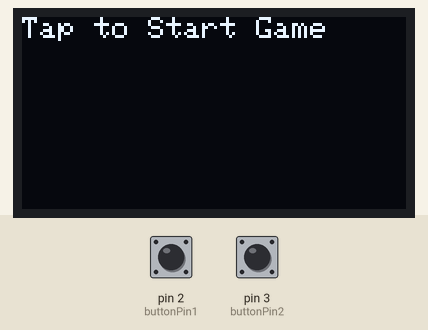
This sketch was run on a simulated Arduino Uno, built with avr-gcc and run on an emulated ATmega328P. Parts: 128×64 one-colour display. The test bench sets the inputs (shaded band); at power-on: pin 2 (buttonPin1) HIGH, pin 3 (buttonPin2) HIGH.

Above: at 1.2 s.
1.3 s: pin 2 (buttonPin1) pulled LOW for 0.15 s
At 2.3 s:
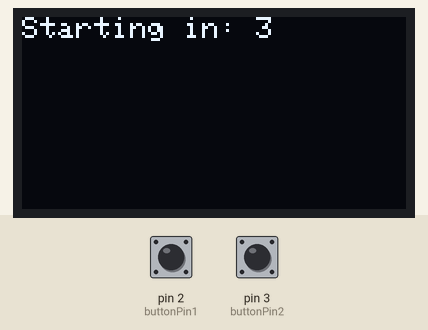
7.4 s: pin 3 (buttonPin2) pulled LOW for 0.15 s
At 8.4 s:
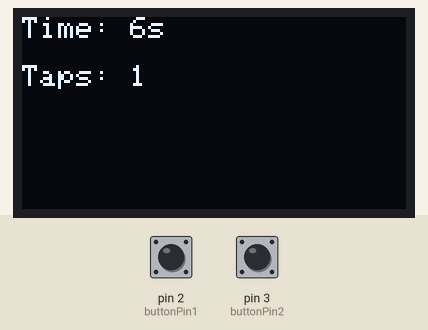
9.1 s: pin 2 (buttonPin1) pulled LOW for 1 s
At 11.4 s:
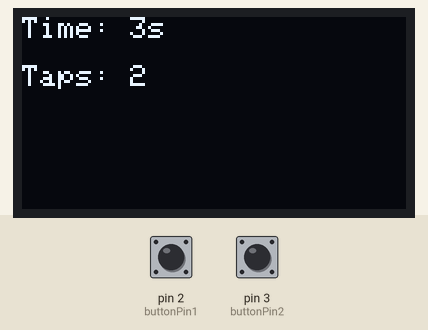
13.1 s: pin 3 (buttonPin2) pulled LOW for 1 s
At 15.4 s:
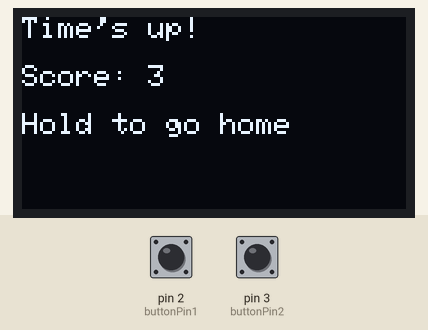
16.1 s: pin 2 (buttonPin1) pulled LOW for 3.2 s
At 21.2 s:
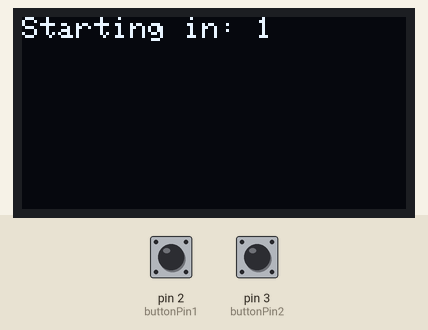
Timing chart, 0 to 21.8 s (numbered marks = the images above; inputs shaded):
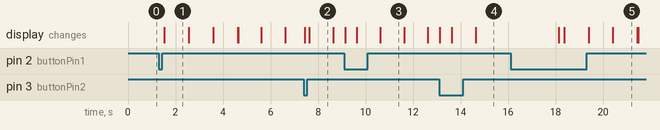

The sketch:

renda_game.ino
```cpp
#include <Wire.h>
#include <Adafruit_GFX.h>
#include <Adafruit_SSD1306.h>

#define SCREEN_WIDTH 128
#define SCREEN_HEIGHT 64
#define OLED_RESET    -1
#define I2C_ADDRESS   0x3C

Adafruit_SSD1306 display(SCREEN_WIDTH, SCREEN_HEIGHT, &Wire, OLED_RESET);

const int buttonPin1 = 2; // 割り込みピン1
const int buttonPin2 = 3; // 割り込みピン2

volatile int tapCount = 0;   // タップ回数（割り込みで使用するためvolatile）
bool gameStarted = false;
bool gameEnded = false;
unsigned long startTime = 0;
const int gameDuration = 10000; // 10秒
const int longPressDuration = 2000; // 長押し時間（2秒）
unsigned long pressStartTime = 0;
unsigned long lastTapTime1 = 0; // ボタン1の最後のタップ時間
unsigned long lastTapTime2 = 0; // ボタン2の最後のタップ時間
const unsigned long debounceDelay = 50; // デバウンス遅延時間（50ms）

void setup() {
  Serial.begin(9600);
  if (!display.begin(SSD1306_SWITCHCAPVCC, I2C_ADDRESS)) {
    Serial.println(F("SSD1306の初期化に失敗しました"));
    for (;;);
  }
  display.clearDisplay();
  display.setTextSize(1);
  display.setTextColor(SSD1306_WHITE);

  pinMode(buttonPin1, INPUT_PULLUP);
  pinMode(buttonPin2, INPUT_PULLUP);

  // 割り込み設定
  attachInterrupt(digitalPinToInterrupt(buttonPin1), countTap1, FALLING);
  attachInterrupt(digitalPinToInterrupt(buttonPin2), countTap2, FALLING);

  showHomeScreen();
}

void loop() {
  if (!gameStarted && (digitalRead(buttonPin1) == LOW || digitalRead(buttonPin2) == LOW)) {
    delay(200);
    startCountdown();
  }

  if (gameStarted && !gameEnded) {
    showRemainingTime();

    if (millis() - startTime >= gameDuration) {
      gameEnded = true;
      showScore();
    }
  }

  if (gameEnded) {
    if ((digitalRead(buttonPin1) == LOW || digitalRead(buttonPin2) == LOW) && pressStartTime == 0) {
      pressStartTime = millis();
    } else if ((digitalRead(buttonPin1) == HIGH && digitalRead(buttonPin2) == HIGH) && pressStartTime != 0) {
      pressStartTime = 0;
    }

    if (pressStartTime != 0 && millis() - pressStartTime >= longPressDuration) {
      resetGame();
    }
  }
}

void showHomeScreen() {
  display.clearDisplay();
  display.setCursor(0, 0);
  display.println("Tap to Start Game");
  display.display();
}

void startCountdown() {
  display.clearDisplay();
  for (int i = 3; i > 0; i--) {
    display.setCursor(0, 0);
    display.clearDisplay();
    display.print("Starting in: ");
    display.println(i);
    display.display();
    delay(1000);
  }
  gameStarted = true;
  gameEnded = false;
  tapCount = 0;
  startTime = millis();
  display.clearDisplay();
  display.setCursor(0, 0);
  display.println("Start tapping!");
  display.display();
}

void showRemainingTime() {
  unsigned long elapsed = millis() - startTime;
  int remainingTime = (gameDuration - elapsed) / 1000;
  display.clearDisplay();
  display.setCursor(0, 0);
  display.print("Time: ");
  display.print(remainingTime);
  display.print("s");
  display.setCursor(0, 16);
  display.print("Taps: ");
  display.println(tapCount);
  display.display();
}

void showScore() {
  display.clearDisplay();
  display.setCursor(0, 0);
  display.print("Time's up!");
  display.setCursor(0, 16);
  display.print("Score: ");
  display.println(tapCount);
  display.setCursor(0, 32);
  display.println("Hold to go home");
  display.display();
}

void resetGame() {
  gameStarted = false;
  gameEnded = false;
  pressStartTime = 0;
  showHomeScreen();
}

// 割り込みによるタップカウント処理（チャタリング除去）
void countTap1() {
  unsigned long currentTime = millis();
  if (currentTime - lastTapTime1 > debounceDelay) {
    tapCount++;
    lastTapTime1 = currentTime;
  }
}

void countTap2() {
  unsigned long currentTime = millis();
  if (currentTime - lastTapTime2 > debounceDelay) {
    tapCount++;
    lastTapTime2 = currentTime;
  }
}
```

Measured:
- after the input at 1.3 s, the display: changes after 0.23 s (image 1)
- after the input at 16.1 s, the display: first changes after 2.0 s (image 5 shows a later state)
- what the display in image 5 shows lasts 1.0 s, from 20.4 s to 21.4 s
